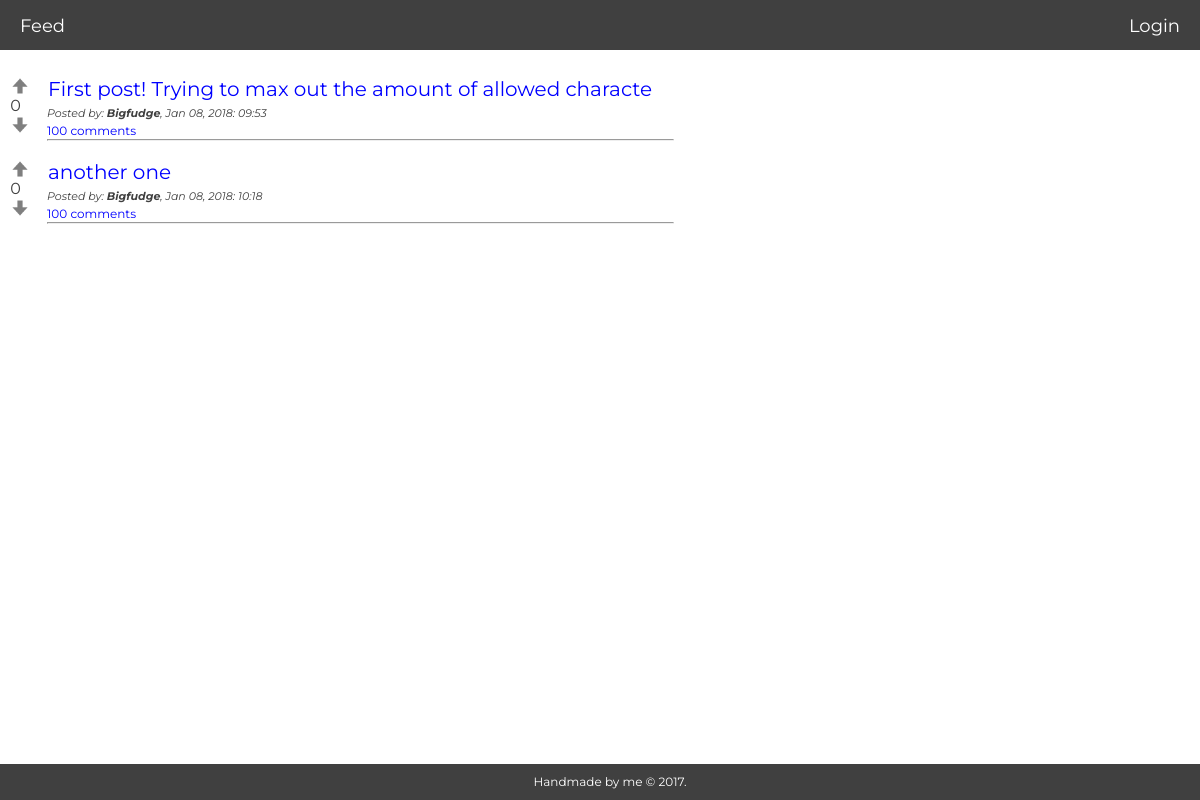
Page /pages/feed.php on the earlier database version.
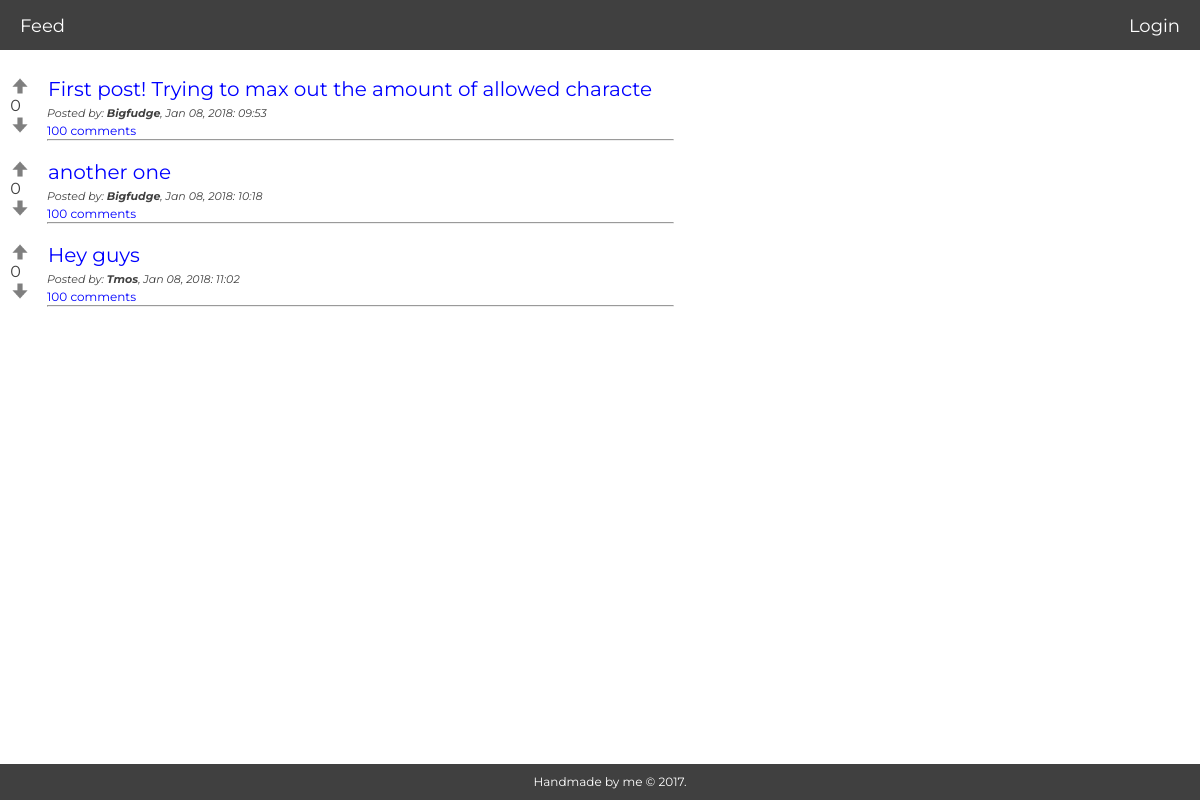
Same page on the later database version.
### tables this page shows
CREATE TABLE "posts" (
        `id`       INTEGER NOT NULL,
        `post_id`       INTEGER NOT NULL PRIMARY KEY AUTOINCREMENT UNIQUE,
        `title` VARCHAR NOT NULL,
        `description`   VARCHAR NOT NULL,
        `url`   VARCHAR NOT NULL,
        `posted`      VARCHAR,
        `up_vote` INTEGER,
        `down_vote` INTEGER,
        `edited`     VARCHAR
);

CREATE TABLE "users" (
        `id`    INTEGER NOT NULL PRIMARY KEY AUTOINCREMENT UNIQUE,
        `name`  VARCHAR NOT NULL,
        `username`      VARCHAR NOT NULL UNIQUE,
        `email` VARCHAR NOT NULL,
        `password`      VARCHAR NOT NULL,
        `biography`     VARCHAR NOT NULL,
        `img`           VARCHAR,
        `joined`   VARCHAR
);

### logic/feed.php (called while the page is built, shortened)
<?php
   $query = "SELECT * FROM posts LEFT JOIN users ON posts.id=users.id";
   $statement = $pdo->query($query);
   $statement->execute();
   $joined = $statement->fetchAll(PDO::FETCH_ASSOC);
   foreach($joined as $join){}
   foreach($joined as $join){}
   $post_id = $join['post_id'];
   $query = 'SELECT * FROM votes WHERE post_id = :post_id';
   $statement = $pdo->prepare($query);
   $statement->bindParam(':post_id', $post_id, PDO::PARAM_INT);
   $statement->execute();
   $votes = $statement->fetchAll(PDO::FETCH_ASSOC);

### pages/feed.php (the view, shortened to what this page needs)
<?php
require __DIR__.'../../views/header.php';
require __DIR__.'/../logic/feed.php';
?>
<div class="post">
   <?php foreach($joined as $join): ?>
      <div class="post-feed">
         <form action="../pages/feed.php?id=<?php echo $join['post_id']?>" method="post" class="votes">
            <br>
            <input type="submit" name="up_vote" value="" />
            <br>
            <?php echo count($votes); ?>
            <br>
            <input type="submit" name="down_vote" value="" />
         </form>
            <a href="comment.php?id=<?php echo $join['post_id'] ?>" class="title"><?php echo $join['title']; ?></a>
            <p class="posted">Posted by: <strong><?php echo $join['username']; ?></strong>, <?php echo $join['posted']; ?></p>
            <a href="comment.php?id=<?php echo $join['post_id'] ?>" class="comment-btn"><?php echo "100"; ?> comments</a>
      </div>
      <hr>
      <br>
   <?php endforeach; ?>
</div>
<?php require __DIR__.'../../views/footer.php'; ?>

### views/header.php (shortened to what this page needs)
<!DOCTYPE html>
<html lang="en">
<head>
    <link rel="stylesheet" href="../css/main.css">
    <link rel="stylesheet" href="../css/media.css">
</head>
<body>
    <?php require __DIR__.'/navigation.php'; ?>

### views/navigation.php (shortened to what this page needs)
<?php $id = $_SESSION; ?>
<div class="nav-wrapper">
   <div class="navbar-left">
      <a href="../pages/feed.php">Feed</a>
   </div>
   <?php if (isset($_SESSION['user'])): ?>
      <?php foreach($id as $user):?>
      <div class="navbar-right">
         <a href="/pages/profile.php"><?php echo $user['username']; ?></a>
      <?php endforeach; ?>
         <a href="/app/auth/logout.php"><?php echo "Logout"; ?></a>
      </div>
      <div class="navbar-left">
         <a href="/pages/createPost.php">Create Post</a>
      </div>
   <?php else: ?>
      <div class="navbar-right">
         <a href="/pages/login.php"><?php echo "Login"; ?></a>
      </div>
   <?php endif; ?>
</div>

### views/footer.php (shortened to what this page needs)
    <footer>Handmade by me © 2017.</footer>
</body>
</html>

### css/main.css (style rules this page uses)
* { margin: 0px; font-family: Montserrat; }
body { color: #404040; background-size: cover; background-attachment: fixed; }
a { text-decoration: none; outline: none; margin: 20px; color: white; }
footer { background-color: #404040; color: white; position: fixed; bottom: 0%; height: 2%; width: 100%; padding: 10px; text-align: center; font-size: 12px; }
.nav-wrapper { position: fixed; background-color: #404040; color: white; width: 100%; height: 35px; padding-top: 15px; font-size: 18px; z-index: 1; }
.navbar-left { float: left; }
.navbar-right { float: right; }
hr { width: 100%; margin-bottom: 0px; color: white; }
.votes { position: absolute; margin-top: -20px; left: -5%; }
.posted { font-style: italic; font-size: 11px; margin-top: 5px; }
.title { color: blue; margin-left: 1px; font-size: 20px; }
input[name=up_vote] { background-image: url("../img/up.png"); background-size: cover; border: none; background-color: transparent; opacity: .5; height: 20px; width: 20px; cursor: pointer; }
input[name=down_vote] { background-image: url("../img/down.png"); background-size: cover; border: none; background-color: transparent; opacity: .5; height: 20px; width: 20px; cursor: pointer; }
.comment-btn { margin-top: 5px; cursor: pointer; border: none; outline: none; color: blue; margin-left: 0px; font-size: 12px; }
.post { position: absolute; top: 9%; left: 3.5%; margin-bottom: 100px; padding: 5px; }

Differences in the rows shown:
added posts: title "Hey guys", users.username "Tmos", posted "Jan 08, 2018: 11:02"
